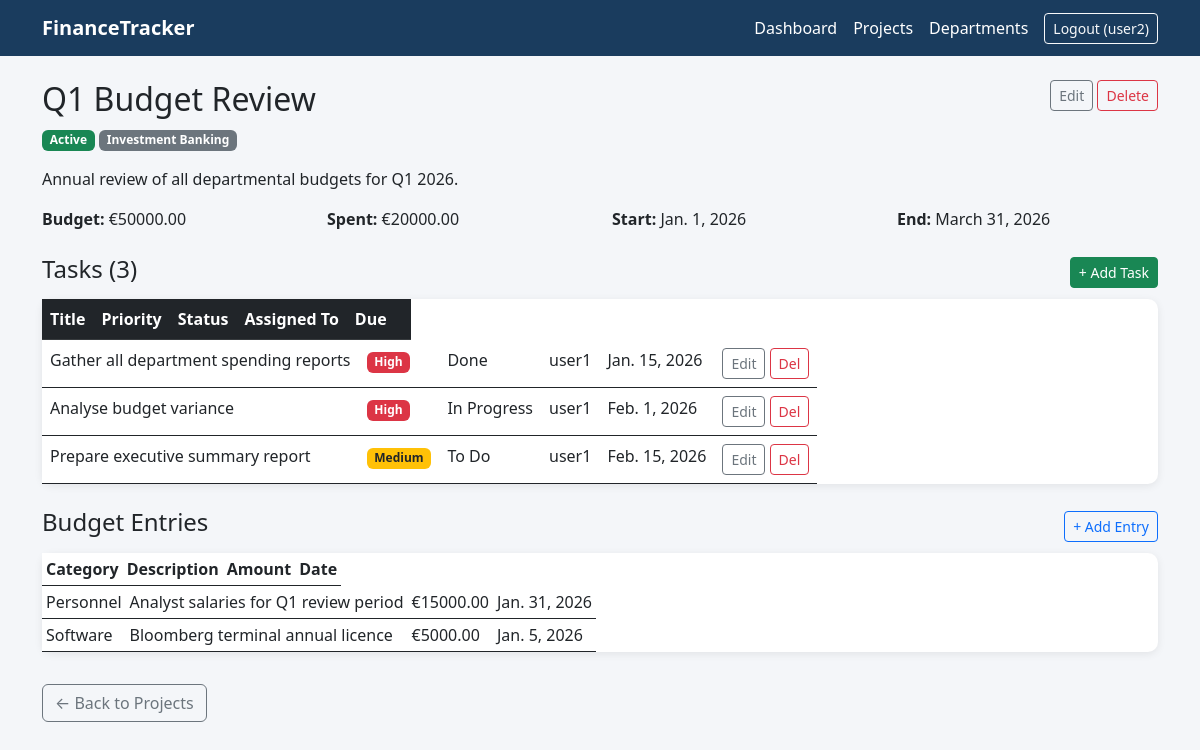
The app's page /projects/1/ (signed in) with its own data.
### core/models.py (models this page shows, shortened)
class Project(models.Model):
    STATUS_CHOICES = [
        ('planning',  'Planning'),
        ('active',    'Active'),
        ('on_hold',   'On Hold'),
        ('completed', 'Completed'),
    ]
    title       = models.CharField(max_length=200)
    description = models.TextField(blank=True)
    status      = models.CharField(max_length=20, choices=STATUS_CHOICES, default='planning')
    budget      = models.DecimalField(max_digits=12, decimal_places=2, default=0)
    start_date  = models.DateField()
    end_date    = models.DateField(null=True, blank=True)
    department  = models.ForeignKey(Department, on_delete=models.SET_NULL, null=True, blank=True)
    manager     = models.ForeignKey(User, on_delete=models.SET_NULL, null=True, related_name='managed_projects')
    created_at  = models.DateTimeField(auto_now_add=True)

class Department(models.Model):
    name        = models.CharField(max_length=100)
    description = models.TextField(blank=True)
    def __str__(self):
        return self.name

class Task(models.Model):
    PRIORITY_CHOICES = [
        ('low',    'Low'),
        ('medium', 'Medium'),
        ('high',   'High'),
    ]
    STATUS_CHOICES = [
        ('todo',        'To Do'),
        ('in_progress', 'In Progress'),
        ('review',      'In Review'),
        ('done',        'Done'),
    ]
    project     = models.ForeignKey(Project, on_delete=models.CASCADE, related_name='tasks')
    title       = models.CharField(max_length=200)
    description = models.TextField(blank=True)
    priority    = models.CharField(max_length=10, choices=PRIORITY_CHOICES, default='medium')
    status      = models.CharField(max_length=20, choices=STATUS_CHOICES, default='todo')
    assigned_to = models.ForeignKey(User, on_delete=models.SET_NULL, null=True, blank=True, related_name='assigned_tasks')
    due_date    = models.DateField(null=True, blank=True)
    created_at  = models.DateTimeField(auto_now_add=True)

class Budget(models.Model):
    CATEGORY_CHOICES = [
        ('personnel', 'Personnel'),
        ('equipment', 'Equipment'),
        ('software',  'Software'),
        ('travel',    'Travel'),
        ('other',     'Other'),
    ]
    project     = models.ForeignKey(Project, on_delete=models.CASCADE, related_name='budget_entries')
    category    = models.CharField(max_length=20, choices=CATEGORY_CHOICES)
    description = models.CharField(max_length=200)
    amount      = models.DecimalField(max_digits=10, decimal_places=2)
    date        = models.DateField()
    created_by  = models.ForeignKey(User, on_delete=models.SET_NULL, null=True)

### core/views.py (the view)
# urls.py: path('projects/<int:pk>/',     views.project_detail, name='project_detail'),
@login_required
def project_detail(request, pk):
    project = get_object_or_404(Project, pk=pk)
    tasks   = project.tasks.all()
    budgets = project.budget_entries.all()
    total_spent = sum(b.amount for b in budgets)
    return render(request, 'core/project_detail.html', {
        'project': project, 'tasks': tasks,
        'budgets': budgets, 'total_spent': total_spent,
    })

### templates/core/project_detail.html (shortened to what this page needs)
{% extends 'core/base.html' %}
{% block content %}
<div class="d-flex justify-content-between mb-3">
  <div>
    <h2>{{ project.title }}</h2>
    <span class="badge badge-{{ project.status }} text-white">{{ project.get_status_display }}</span>
    {% if project.department %}<span class="badge bg-secondary">{{ project.department }}</span>{% endif %}
  </div>
  <div>
    <a href="{% url 'project_edit' project.pk %}" class="btn btn-outline-secondary btn-sm">Edit</a>
    <a href="{% url 'project_delete' project.pk %}" class="btn btn-outline-danger btn-sm">Delete</a>
  </div>
</div>
<p>{{ project.description }}</p>
<div class="row mb-4">
  <div class="col-md-3"><strong>Budget:</strong> €{{ project.budget }}</div>
  <div class="col-md-3"><strong>Spent:</strong> €{{ total_spent }}</div>
  <div class="col-md-3"><strong>Start:</strong> {{ project.start_date }}</div>
  <div class="col-md-3"><strong>End:</strong> {{ project.end_date|default:"TBD" }}</div>
</div>
<div class="d-flex justify-content-between align-items-center mb-2">
  <h4>Tasks ({{ tasks.count }})</h4>
  <a href="{% url 'task_create' project.pk %}" class="btn btn-sm btn-success">+ Add Task</a>
</div>
{% if tasks %}
  <table class="table table-hover card p-0">
    <thead class="table-dark"><tr><th>Title</th><th>Priority</th><th>Status</th><th>Assigned To</th><th>Due</th><th></th></tr></thead>
    <tbody>
    {% for task in tasks %}
      <tr>
        <td>{{ task.title }}</td>
        <td><span class="badge bg-{% if task.priority == 'high' %}danger{% elif task.priority == 'medium' %}warning text-dark{% else %}secondary{% endif %}">{{ task.get_priority_display }}</span></td>
        <td>{{ task.get_status_display }}</td>
        <td>{{ task.assigned_to|default:"Unassigned" }}</td>
        <td>{{ task.due_date|default:"—" }}</td>
        <td>
          <a href="{% url 'task_edit' task.pk %}" class="btn btn-xs btn-outline-secondary btn-sm">Edit</a>
          <a href="{% url 'task_delete' task.pk %}" class="btn btn-xs btn-outline-danger btn-sm">Del</a>
        </td>
      </tr>
    {% endfor %}
    </tbody>
  </table>
{% else %}
  <p class="text-muted">No tasks yet.</p>
{% endif %}
<div class="d-flex justify-content-between align-items-center mt-4 mb-2">
  <h4>Budget Entries</h4>
  <a href="{% url 'budget_add' project.pk %}" class="btn btn-sm btn-outline-primary">+ Add Entry</a>
</div>
{% if budgets %}
  <table class="table table-sm card">
    <thead><tr><th>Category</th><th>Description</th><th>Amount</th><th>Date</th></tr></thead>
    <tbody>
    {% for b in budgets %}
      <tr><td>{{ b.get_category_display }}</td><td>{{ b.description }}</td><td>€{{ b.amount }}</td><td>{{ b.date }}</td></tr>
    {% endfor %}
    </tbody>
  </table>
{% else %}
  <p class="text-muted">No budget entries yet.</p>
{% endif %}
<a href="{% url 'project_list' %}" class="btn btn-outline-secondary mt-3">← Back to Projects</a>
{% endblock %}

### templates/core/base.html (shortened to what this page needs)
<!DOCTYPE html>
<html lang="en">
<head>
  <link href="https://cdn.jsdelivr.net/npm/bootstrap@5.3.0/dist/css/bootstrap.min.css" rel="stylesheet">
</head>
<body>
<nav class="navbar navbar-expand-lg mb-4">
  <div class="container">
    <a class="navbar-brand fw-bold" href="/">FinanceTracker</a>
    <div class="d-flex align-items-center ms-auto gap-3">
      {% if user.is_authenticated %}
        <a class="nav-link" href="{% url 'dashboard' %}">Dashboard</a>
        <a class="nav-link" href="{% url 'project_list' %}">Projects</a>
        <a class="nav-link" href="{% url 'department_list' %}">Departments</a>
        <form method="post" action="{% url 'logout' %}" class="m-0">
          <button type="submit" class="btn btn-outline-light btn-sm">
            Logout ({{ user.username }})
          </button>
        </form>
      {% else %}
        <a class="nav-link" href="{% url 'login' %}">Login</a>
        <a class="nav-link" href="{% url 'register' %}">Register</a>
      {% endif %}
    </div>
  </div>
</nav>
<div class="container">
  {% block content %}{% endblock %}
</div>
</body>
</html>

### templates/core/base.html (style rules this page uses)
body { background: #f4f6f9; }
.navbar { background: #1a3c5e !important; }
.navbar-brand, .nav-link { color: #fff !important; }
.card { border: none; box-shadow: 0 2px 8px rgba(0,0,0,.08); border-radius: 10px; }
.badge-active { background:#198754; }

### records on screen
Project: title "Q1 Budget Review", status "Active", department "Investment Banking", description "Annual review of all departmental budgets for Q1 2026.", budget "50000.00", start_date "Jan. 1, 2026", end_date "March 31, 2026", count "3"
Task: title "Gather all department spending reports", priority "High", status "Done", assigned_to "user1", due_date "Jan. 15, 2026"
Task: title "Analyse budget variance", priority "High", status "In Progress", assigned_to "user1", due_date "Feb. 1, 2026"
Task: title "Prepare executive summary report", priority "Medium", status "To Do", assigned_to "user1", due_date "Feb. 15, 2026"
Budget: category "Personnel", description "Analyst salaries for Q1 review period", amount "15000.00", date "Jan. 31, 2026"
Budget: category "Software", description "Bloomberg terminal annual licence", amount "5000.00", date "Jan. 5, 2026"

### other values on screen
{{ user.username }} "user2"
{{ total_spent }} "20000.00"
